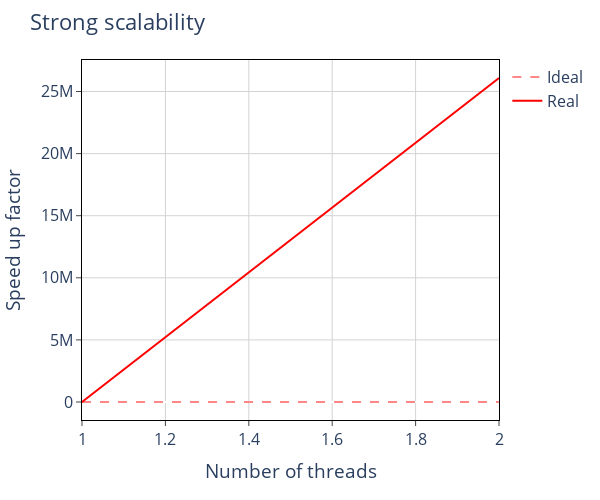

Source (notebook cell):
### Code cell
dop = np.array([1, 2])
real = 124231478 / np.array([124231478, 4.762]) # 1, 2, 4, 8, 10, 12 threads
fig = px.line()
fig.add_trace(go.Scatter(x = dop, y = dop, name="Ideal", mode="lines", line={"color":'rgba(255, 122, 122, 0.9)', "dash":"dash"}))
fig.add_trace(go.Scatter(x = dop, y = real, name="Real", mode="lines", line={"color":'rgb(255, 0, 0)'}))
fig.update_xaxes(title = "Number of threads",
                 mirror=True,
                 ticks='outside',
                 showline=True,
                 linecolor='black',
                 gridcolor='lightgrey')
fig.update_yaxes(title = "Speed up factor",
                 mirror=True,
                 ticks='outside',
                 showline=True,
                 linecolor='black',
                 gridcolor='lightgrey')
fig.update_layout(title='Strong scalability',
                  font={"size":16},
                  plot_bgcolor="white",
                  width=600,
                  height=500)
fig

### Figure 1 — Plotly figure (JSON) as saved in the notebook; plotly's stock layout.template omitted (floating-point values rounded to 4 significant figures)
{"data": [{"hovertemplate": "<extra></extra>", "legendgroup": "", "line": {"color": "#636efa", "dash": "solid"}, "marker": {"symbol": "circle"}, "mode": "lines", "name": "", "orientation": "v", "showlegend": false, "type": "scatter", "xaxis": "x", "yaxis": "y"}, {"line": {"color": "rgba(255, 122, 122, 0.9)", "dash": "dash"}, "mode": "lines", "name": "Ideal", "type": "scatter", "x": [1, 2], "y": [1, 2]}, {"line": {"color": "rgb(255, 0, 0)"}, "mode": "lines", "name": "Real", "type": "scatter", "x": [1, 2], "y": [1, 26090000.0]}], "layout": {"font": {"size": 16}, "height": 500, "legend": {"tracegroupgap": 0}, "margin": {"t": 60}, "plot_bgcolor": "white", "title": {"text": "Strong scalability"}, "width": 600, "xaxis": {"anchor": "y", "domain": [0, 1], "gridcolor": "lightgrey", "linecolor": "black", "mirror": true, "showline": true, "ticks": "outside", "title": {"text": "Number of threads"}}, "yaxis": {"anchor": "x", "domain": [0, 1], "gridcolor": "lightgrey", "linecolor": "black", "mirror": true, "showline": true, "ticks": "outside", "title": {"text": "Speed up factor"}}}}
